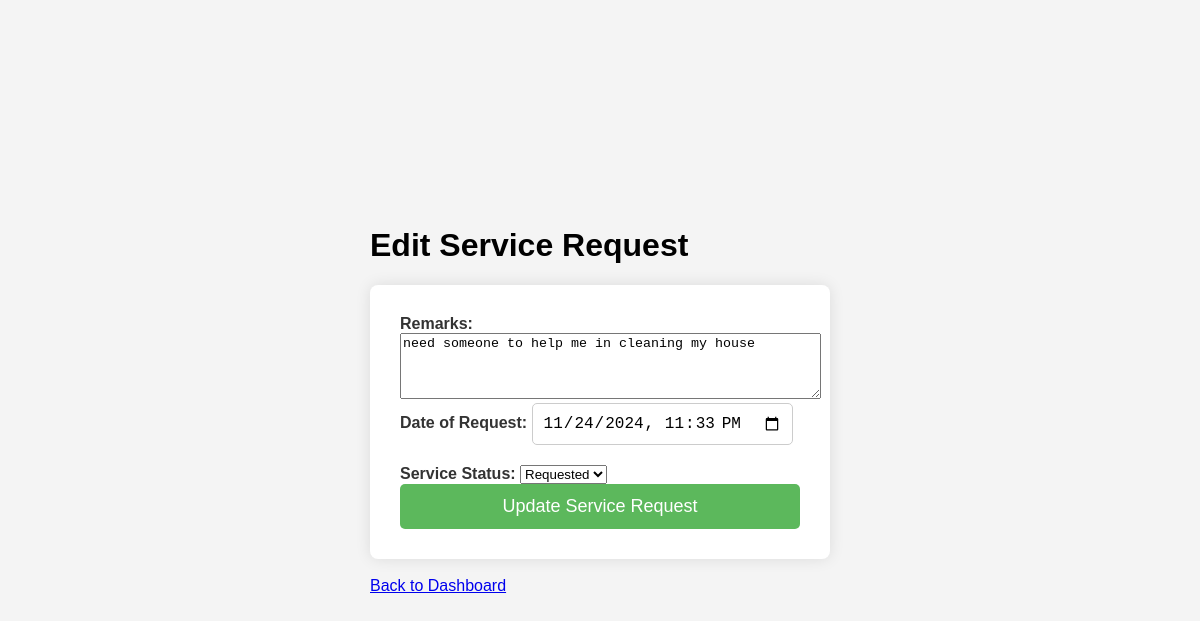
The page /customer/service/edit/5 (signed in) on the database its author committed.
### model/model.py (models this page shows)
class ServiceRequest(db.Model):
    id = db.Column(db.Integer, primary_key=True, autoincrement=True)
    service_id = db.Column(db.Integer, db.ForeignKey("service.id"), nullable=False)
    customer_id = db.Column(db.Integer, db.ForeignKey("customer.id"), nullable=False)
    professional_id = db.Column(db.Integer, db.ForeignKey("service_professional.id"), nullable=True)
    date_of_request = db.Column(db.DateTime, nullable=False)
    date_of_completion = db.Column(db.DateTime, nullable=True)
    service_status = db.Column(db.String(50), default="requested", nullable=False)
    remarks = db.Column(db.Text, nullable=True)

### app.py (the view, shortened to what this page needs)
@app.route("/customer/service/edit/<int:request_id>", methods=["GET", "POST"])
def edit_service_request(request_id):
    service_request = ServiceRequest.query.get(request_id)
    if not service_request:
        flash("Service request not found.")
        return redirect(url_for("customer_dashboard"))
    return render_template("edit_service_request.html", service_request=service_request)

### Templates/edit_service_request.html (shortened to what this page needs)
<!DOCTYPE html>
<html lang="en">
<head>
    <link rel="stylesheet" href="{{ url_for('static', filename='edit_service.css') }}">
</head>
<body>
    <div class="container">
        <h1>Edit Service Request</h1>
        <form method="POST" action="{{ url_for('edit_service_request', request_id=service_request.id) }}">
            <div class="form-group">
                <label for="remarks">Remarks:</label>
                <textarea name="remarks" id="remarks" rows="4" cols="50" required>{{ service_request.remarks }}</textarea>
            </div>
            <div class="form-group">
                <label for="date_of_request">Date of Request:</label>
                <input type="datetime-local" name="date_of_request" id="date_of_request" value="{{ service_request.date_of_request.strftime('%Y-%m-%dT%H:%M') }}" required>
            </div>
            <div class="form-group">
                <label for="service_status">Service Status:</label>
                <select name="service_status" id="service_status">
                    <option value="requested" {% if service_request.service_status == 'requested' %}selected{% endif %}>Requested</option>
                </select>
            </div>
            <button type="submit">Update Service Request</button>
        </form>
        <br>
        <a href="{{ url_for('customer_dashboard') }}">Back to Dashboard</a>
    </div>
</body>
</html>

### static/edit_service.css (style rules this page uses)
body { font-family: Arial, sans-serif; background-color: #f4f4f4; display: flex; justify-content: center; align-items: center; height: 100vh; margin: 0; }
form { background-color: #ffffff; padding: 30px; border-radius: 8px; box-shadow: 0 0 15px rgba(0, 0, 0, 0.1); width: 100%; max-width: 400px; display: flex; flex-direction: column; }
label { margin-bottom: 8px; font-weight: bold; color: #333; }
input { padding: 10px; margin-bottom: 20px; border: 1px solid #ccc; border-radius: 5px; font-size: 16px; }
button { background-color: #5cb85c; color: #ffffff; border: none; padding: 12px; border-radius: 5px; font-size: 18px; cursor: pointer; transition: background-color 0.3s; }

### rows shown on the page
ServiceRequest: remarks "need someone to help me in cleaning my house", date_of_request "11/24/2024 23:33"
